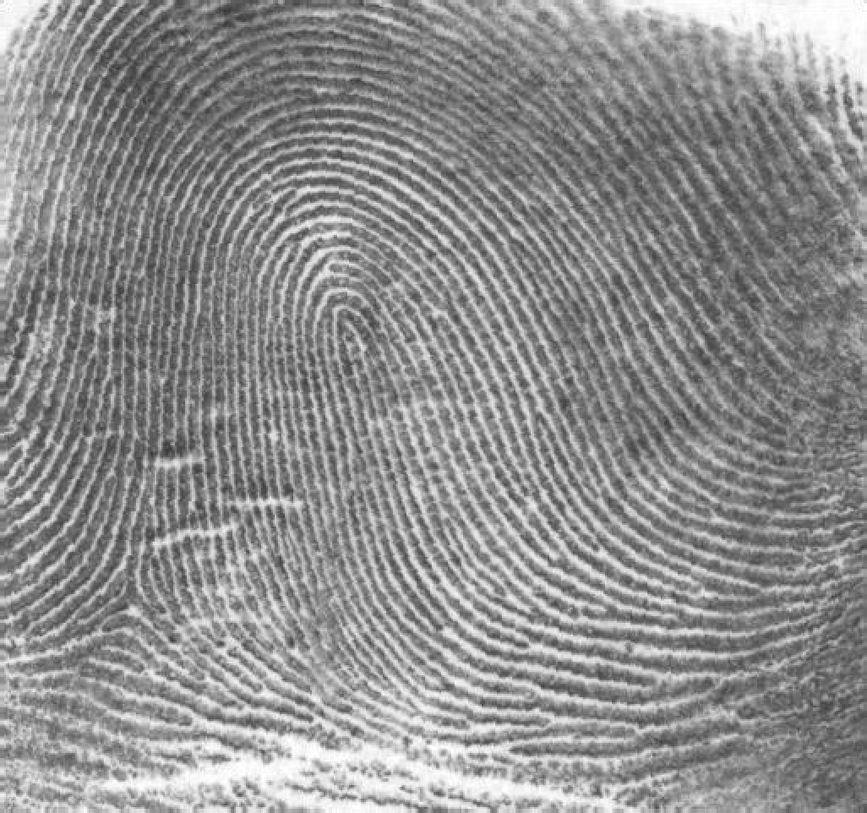
#> input picture xiemei_homework_4_6/test1.bmp, 867 x 813 px, shrunk from 1026 x 962 before the run
$ python threshold_segmenttation.py   (older library calls are emulated)
#> lines starting #> are read from the running program, lines starting #| are printed output that depends on the picture; after the words box and inside, x2 and y2 are one past the last pixel; in counts of white or black regions, pixels touching at a corner belong together
#!/usr/bin/env python
# coding=utf-8

from PIL import Image
from PIL import ImageFilter
import matplotlib.pyplot as plt
import matplotlib.cm as cm
import numpy as np

src_img = Image.open("test1.bmp").convert("L")
#> src_img is the input picture: PIL image 867x813 L; min 46, max 255, mean 142.7
src_img_array = np.array(src_img)
x,y = src_img_array.shape
#> x = 813; y = 867
dst_img_array = np.zeros((x,y),dtype=np.int)

threshold_value = 127

for i in range(0,x):
    for j in range(0,y):
        if(src_img_array[i,j] > threshold_value):
            dst_img_array[i,j] = 255
        else:
            dst_img_array[i,j] = 0
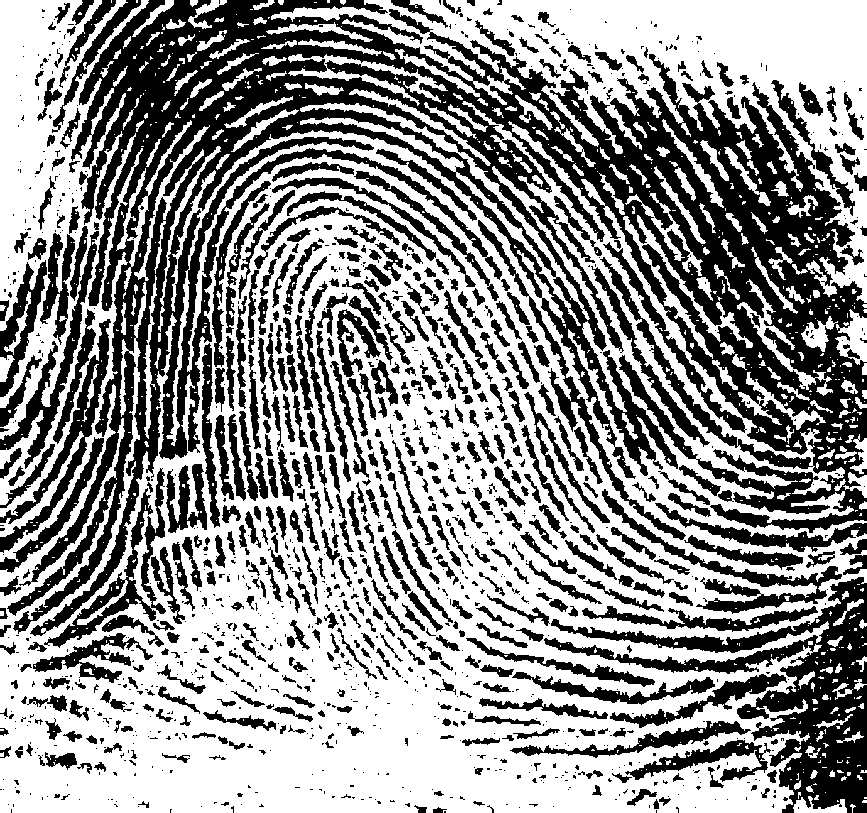
#> dst_img_array: shape (813, 867) int64; 57.5% white; 1321 black regions (763 under 20 px), largest, box (x1, y1, x2, y2) and area: (7, 0, 867, 636) 148041, (544, 577, 867, 813) 19327, (0, 319, 111, 553) 3960

plt.subplot(2,1,1)
plt.imshow(src_img_array,cmap=plt.cm.gray)
plt.axis("off")
plt.subplot(2,1,2)
plt.imshow(dst_img_array,cmap=plt.cm.gray)
plt.axis("off")
plt.show()
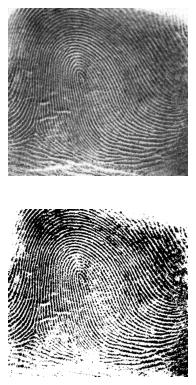
#> figure drawn by matplotlib, 2 panels

$ run again, with xiemei_homework_4_6/lz.bmp copied over xiemei_homework_4_6/test1.bmp
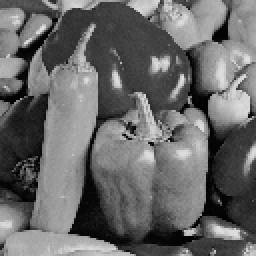
#> input picture xiemei_homework_4_6/lz.bmp, 128 x 128 px (shown 2 times larger)
#> src_img is the input picture: PIL image 128x128 L; min 0, max 225, mean 104.6
#> after the loop `for i in range(0,x):`:
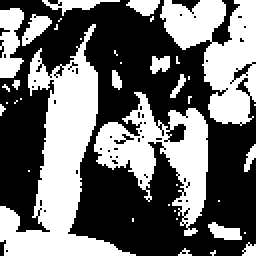
#> dst_img_array: shape (128, 128) int64 (shown 2 times larger); 43.2% white; 39 white regions (26 under 20 px), largest, box (x1, y1, x2, y2) and area: (0, 12, 68, 128) 2733, (80, 0, 128, 63) 1666, (47, 46, 104, 118) 1654
#> `plt.show()`:
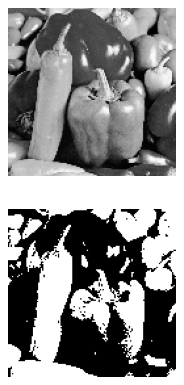
#> figure drawn by matplotlib, 2 panels

$ run again, with xiemei_homework_4_6/α²Êɫ.bmp copied over xiemei_homework_4_6/test1.bmp
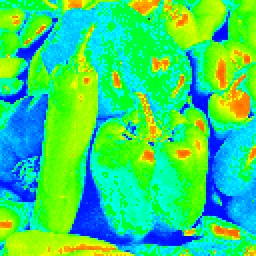
#> input picture xiemei_homework_4_6/α²Êɫ.bmp, 128 x 128 px (shown 2 times larger)
#> after the loop `for i in range(0,x):`:
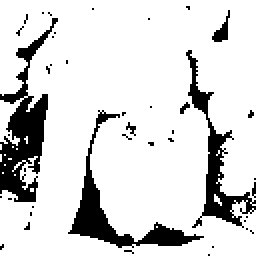
#> dst_img_array: shape (128, 128) int64 (shown 2 times larger); 84.5% white; 42 black regions (38 under 20 px), largest, box (x1, y1, x2, y2) and area: (0, 9, 29, 101) 968, (34, 55, 102, 124) 738, (93, 25, 128, 114) 638, (106, 5, 115, 21) 59
#> `plt.show()`:
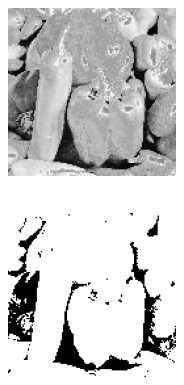
#> figure drawn by matplotlib, 2 panels
